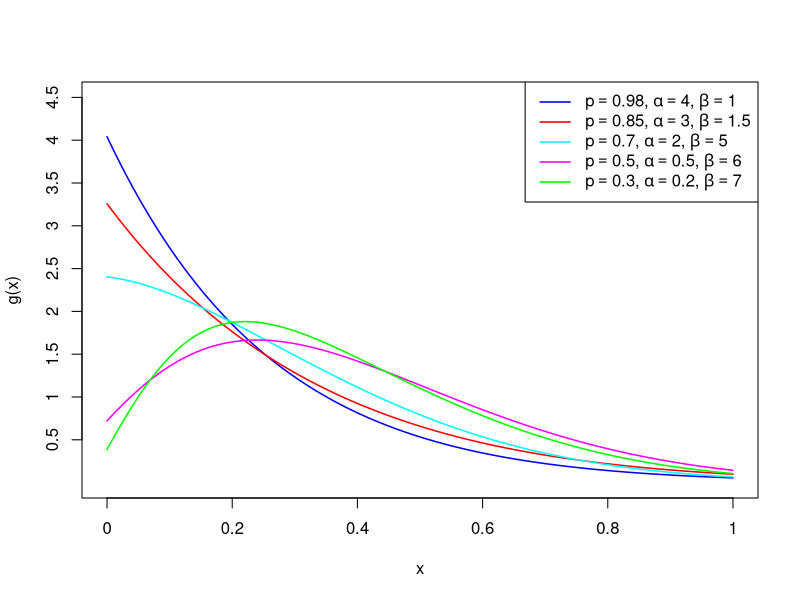
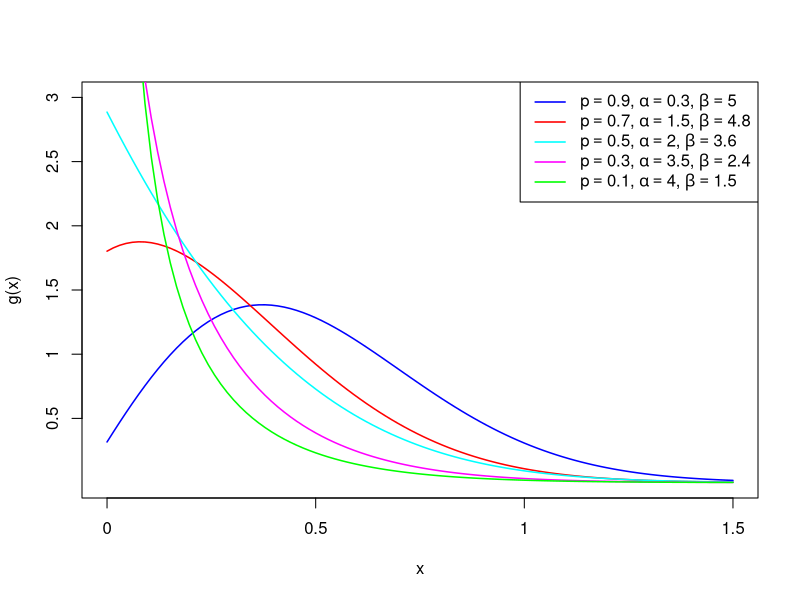
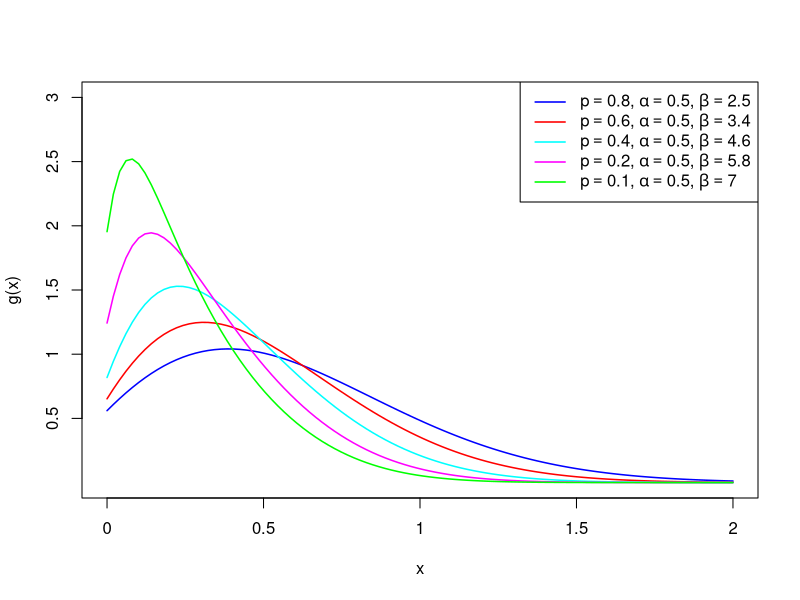
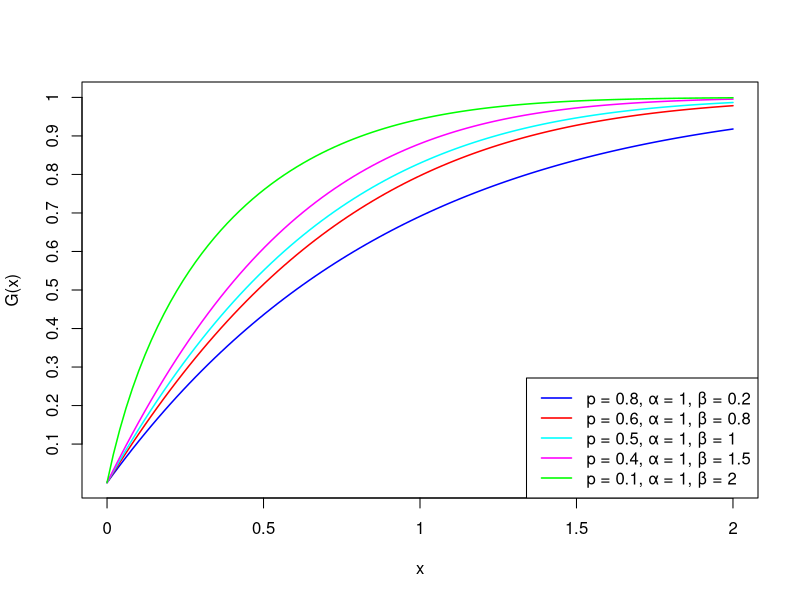
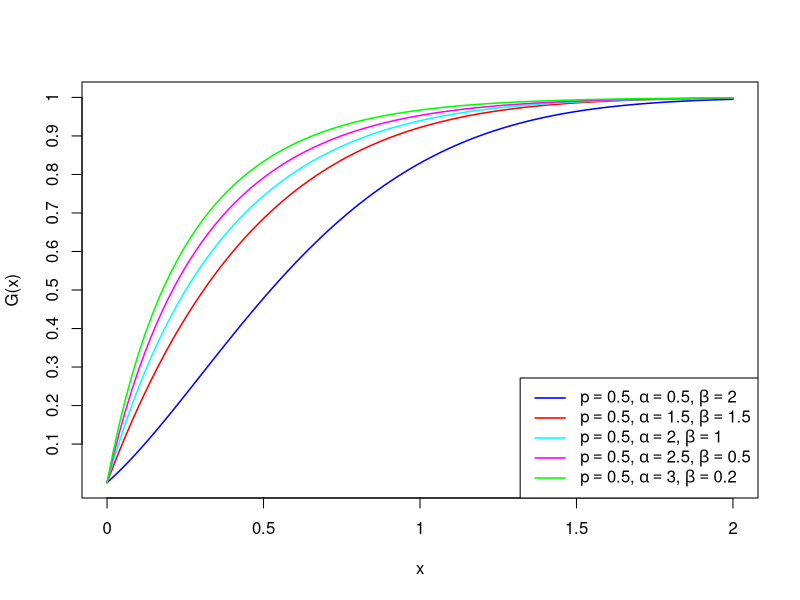
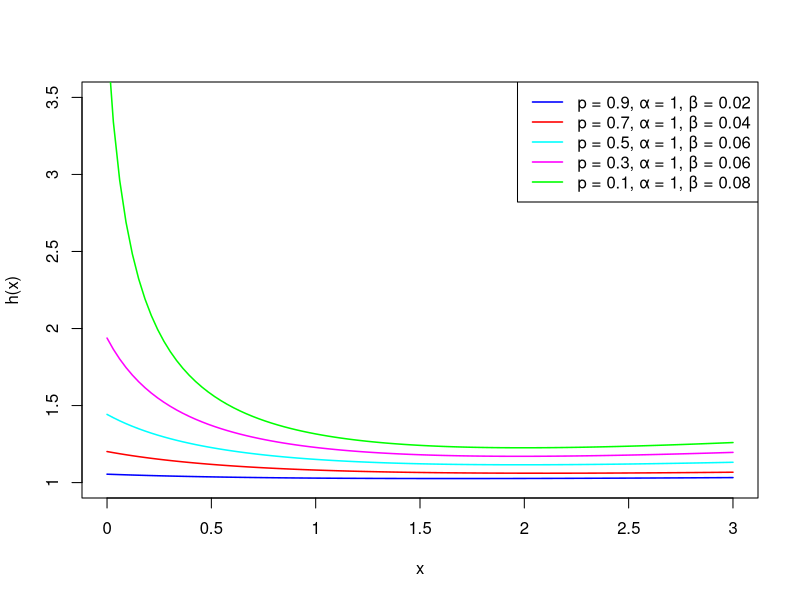
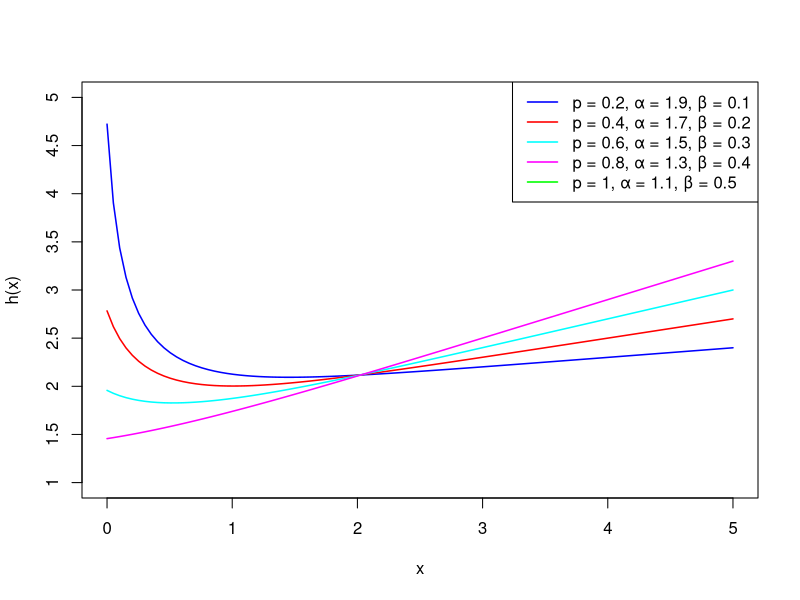
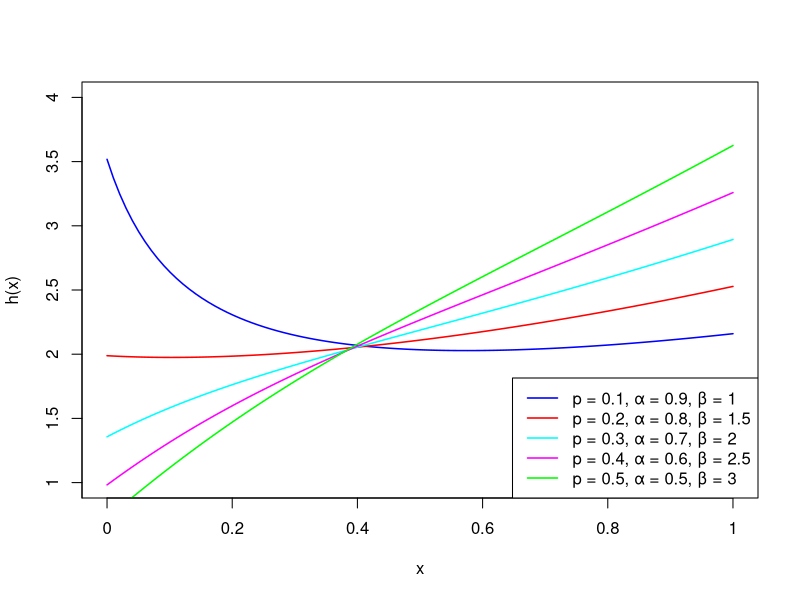

Here is the R script that generated these plots, in order:
#---------------------------------------------
  #PDF of plot (a) R code for Log-LFR distribution
  #-------------------------------------------
rm(list = ls())

x <- seq(0, 1, length.out = 100)

pva <- c(0.98, 0.85, 0.70, 0.50, 0.30)
alphava <- c(4.0, 3.0, 2.0, 0.5, 0.2)
betava <- c(1.0, 1.5, 5.0, 6.0, 7.0)

cols <- c("blue","red","cyan","magenta","green")

for(i in 1:5){
  
  p <- pva[i]
  alpha <- alphava[i]
  beta <- betava[i]
  
  W1 <- exp(-(alpha*x + (beta/2)*(x^2)))
  
  h <- ((p-1)*(alpha + beta*x)*W1) /
    ((1-(1-p)*W1)*(log(p)))
  
  if(i==1){
    plot(x, h, type="l",
         col=cols[i], lwd=1.5,
         xlab="x", ylab="g(x)",
         xlim=c(0,1),
         ylim=c(0,4.5),
         xaxt="n", yaxt="n")
  } else {
    lines(x, h, col=cols[i], lwd=1.5)
  }
}
axis(1,
     at = seq(0,1,0.2),
     labels = c("0","0.2","0.4","0.6","0.8","1"))

axis(2,
     at = seq(0.5 ,4.5,0.5),
     labels = c("0.5", "1","1.5","2","2.5","3","3.5","4","4.5"))

legend("topright",legend=c(expression(p==0.98*","~alpha==4.0*","~beta==1.0),
                              expression(p==0.85*","~alpha==3.0*","~beta==1.5),
                              expression(p==0.70*","~alpha==2.0*","~beta==5.0),
                              expression(p==0.50*","~alpha==0.5*","~beta==6.0),
                              expression(p==0.30*","~alpha==0.2*","~beta==7.0)),
              col=cols, lwd=1.5)

  #-----------------------------------------
#PDF of plot (b) R code for Log-LFR Distribution
#-------------------------------------------
  rm(list = ls())

x <- seq(0, 1.5, length.out = 100)

pva <- c(0.9, 0.7, 0.5, 0.3, 0.1)
alphava <- c(0.3, 1.5, 2.0, 3.5, 4.0)
betava <- c(5.0, 4.8, 3.6, 2.4, 1.5)

cols <- c("blue","red","cyan","magenta","green")

for(i in 1:5){
  
  p <- pva[i]
  alpha <- alphava[i]
  beta <- betava[i]
  
  W1 <- exp(-(alpha*x + (beta/2)*(x^2)))
  
  h <- ((p-1)*(alpha + beta*x)*W1) /
    ((1-(1-p)*W1)*(log(p)))
  
  if(i==1){
    plot(x, h, type="l",
         col=cols[i], lwd=1.5,
         xlab="x", ylab="g(x)",
         xlim=c(0,1.5),
         ylim=c(0,3),
         xaxt="n", yaxt="n")
  } else {
    lines(x, h, col=cols[i], lwd=1.5)
  }
}
axis(1,
     at = seq(0,1.5,0.5),
     labels = c("0","0.5","1","1.5"))

axis(2,
     at = seq(0.5,3,0.5),
     labels = c("0.5", "1","1.5","2","2.5","3"))

legend("topright",legend=c(expression(p==0.9*","~alpha==0.3*","~beta==5.0),
                           expression(p==0.7*","~alpha==1.5*","~beta==4.8),
                           expression(p==0.5*","~alpha==2.0*","~beta==3.6),
                           expression(p==0.3*","~alpha==3.5*","~beta==2.4),
                           expression(p==0.1*","~alpha==4.0*","~beta==1.5)),
       col=cols, lwd=1.5)
  #-----------------------------------------
#PDF of plot (c) R code for Log-LFR Distribution
#-------------------------------------------
  rm(list = ls())

x <- seq(0, 2, length.out = 100)

pva <- c(0.8, 0.6, 0.4, 0.2, 0.1)
alphava <- c(0.5, 0.5, 0.5, 0.5, 0.5)
betava <- c(2.5, 3.4, 4.6, 5.8, 7.0)

cols <- c("blue","red","cyan","magenta","green")

for(i in 1:5){
  
  p <- pva[i]
  alpha <- alphava[i]
  beta <- betava[i]
  
  W1 <- exp(-(alpha*x + (beta/2)*(x^2)))
  
  h <- ((p-1)*(alpha + beta*x)*W1) /
    ((1-(1-p)*W1)*(log(p)))
  
  if(i==1){
    plot(x, h, type="l",
         col=cols[i], lwd=1.5,
         xlab="x", ylab="g(x)",
         xlim=c(0,2),
         ylim=c(0,3),
         xaxt="n", yaxt="n")
  } else {
    lines(x, h, col=cols[i], lwd=1.5)
  }
}
axis(1,
     at = seq(0,2,0.5),
     labels = c("0","0.5","1","1.5","2"))

axis(2,
     at = seq(0.5,3,0.5),
     labels = c("0.5", "1","1.5","2","2.5","3"))

legend("topright",legend=c(expression(p==0.8*","~alpha==0.5*","~beta==2.5),
                           expression(p==0.6*","~alpha==0.5*","~beta==3.4),
                           expression(p==0.4*","~alpha==0.5*","~beta==4.6),
                           expression(p==0.2*","~alpha==0.5*","~beta==5.8),
                           expression(p==0.1*","~alpha==0.5*","~beta==7.0)),
       col=cols, lwd=1.5)
 #-----------------------------------------
#CDF plot (a) R code for Log-LFR Distribution
#-------------------------------------------
  rm(list = ls())

x <- seq(0, 2, length.out = 100)
pva <- c(0.8, 0.6, 0.5, 0.4, 0.1)
alphava <- c(1, 1, 1, 1, 1)
betava <- c(0.2, 0.8, 1, 1.5, 2)

cols <- c("blue","red","cyan","magenta","green")

for(i in 1:5){
  
  p <- pva[i]
  alpha <- alphava[i]
  beta <- betava[i]
  
  W1 <- exp(-(alpha*x + (beta/2)*(x^2)))
  
  h <- 1-log(1-(1-p)*W1)/log(p)
  
  if(i==1){
    plot(x, h, type="l",
         col=cols[i], lwd=1.5,
         xlab="x", ylab="G(x)",
         xlim=c(0,2),
         ylim=c(0,1),
         xaxt="n", yaxt="n")
  } else {
    lines(x, h, col=cols[i], lwd=1.5)
  }
}
axis(1,
     at = seq(0,2,0.5),
     labels = c("0","0.5","1","1.5","2"))

axis(2,
     at = seq(0.1 ,1,0.1),
     labels = c("0.1", "0.2","0.3","0.4","0.5","0.6","0.7","0.8","0.9","1"))

legend("bottomright",
       legend=c("p = 0.8, α = 1, β = 0.2",
                "p = 0.6, α = 1, β = 0.8",
                "p = 0.5, α = 1, β = 1",
                "p = 0.4, α = 1, β = 1.5",
                "p = 0.1, α = 1, β = 2"),
       col=cols, lwd=1.5)
 #-----------------------------------------
#CDF plot (b) R code for Log-LFR Distribution
#-------------------------------------------
  rm(list = ls())

x <- seq(0, 2, length.out = 100)
pva <- c(0.5, 0.5, 0.5, 0.5, 0.5)
alphava <- c(0.5, 1.5, 2, 2.5, 3)
betava <- c(2, 1.5, 1, 0.5, 0.2)

cols <- c("blue","red","cyan","magenta","green")

for(i in 1:5){
  
  p <- pva[i]
  alpha <- alphava[i]
  beta <- betava[i]
  
  W1 <- exp(-(alpha*x + (beta/2)*(x^2)))
  
  h <- 1-log(1-(1-p)*W1)/log(p)
  
  if(i==1){
    plot(x, h, type="l",
         col=cols[i], lwd=1.5,
         xlab="x", ylab="G(x)",
         xlim=c(0,2),
         ylim=c(0,1),
         xaxt="n", yaxt="n")
  } else {
    lines(x, h, col=cols[i], lwd=1.5)
  }
}
axis(1,
     at = seq(0,2,0.5),
     labels = c("0","0.5","1","1.5","2"))

axis(2,
     at = seq(0.1 ,1,0.1),
     labels = c("0.1", "0.2","0.3","0.4","0.5","0.6","0.7","0.8","0.9","1"))

legend("bottomright",
       legend=c(expression(p==0.5*","~alpha==0.5*","~beta==2),
                expression(p==0.5*","~alpha==1.5*","~beta==1.5),
                expression(p==0.5*","~alpha==2*","~beta==1),
                expression(p==0.5*","~alpha==2.5*","~beta==0.5),
                expression(p==0.5*","~alpha==3*","~beta==0.2)),
       col=cols, lwd=1.5)
  #-----------------------------------------
#HRF plot (a) R code for Log-LFR Distribution
#-------------------------------------------
  rm(list = ls())

x <- seq(0, 3, length.out = 100)

pva <- c(0.9, 0.7, 0.5, 0.3, 0.1)
ava <- c(1, 1, 1, 1, 1)
bva <- c(0.01, 0.02, 0.04, 0.06, 0.08)

cols <- c("blue","red","cyan","magenta","green")

for(i in 1:5){
  
  p <- pva[i]
  a <- ava[i]
  b <- bva[i]
  
  W1 <- exp(-(a*x + (b/2)*(x^2)))
  
  h <- ((p-1)*(a + b*x)*W1) /
    ((1-(1-p)*W1)*(log(1-(1-p)*W1)))
  
  if(i==1){
    plot(x, h, type="l",
         col=cols[i], lwd=1.5,
         xlab="x", ylab="h(x)",
         xlim=c(0,3),
         ylim=c(1,3.5),
         xaxt="n", yaxt="n")
  } else {
    lines(x, h, col=cols[i], lwd=1.5)
  }
}

axis(1,
     at = seq(0,3,0.5),
     labels = c("0","0.5","1","1.5","2","2.5","3"))

axis(2,
     at = seq(1,3.5,0.5),
     labels = c("1","1.5","2","2.5","3","3.5"))

legend("topright",
       legend=c("p = 0.9, α = 1, β = 0.02",
                "p = 0.7, α = 1, β = 0.04",
                "p = 0.5, α = 1, β = 0.06",
                "p = 0.3, α = 1, β = 0.06",
                "p = 0.1, α = 1, β = 0.08"),
       col=cols, lwd=1.5)
  #-----------------------------------------
#HRF plot (b) R code for Log-LFR Distribution
#-------------------------------------------
  rm(list = ls())

x <- seq(0, 5, length.out = 100)

pva <- c(0.2, 0.4, 0.6, 0.8, 1)
alphava <- c(1.9, 1.7, 1.5, 1.3, 1.1)
betava <- c(0.1, 0.2, 0.3, 0.4, 0.5)

cols <- c("blue","red","cyan","magenta","green")

for(i in 1:5){
  
  p <- pva[i]
  alpha <- alphava[i]
  beta <- betava[i]
  
  W1 <- exp(-(alpha*x + (beta/2)*(x^2)))
  
  h <- ((p-1)*(alpha + beta*x)*W1) /
    ((1-(1-p)*W1)*(log(1-(1-p)*W1)))
  
  if(i==1){
    plot(x, h, type="l",
         col=cols[i], lwd=1.5,
         xlab="x", ylab="h(x)",
         xlim=c(0,5),
         ylim=c(1,5),
         xaxt="n", yaxt="n")
  } else {
    lines(x, h, col=cols[i], lwd=1.5)
  }
}

axis(1,
     at = seq(0,5),
     labels = c("0","1","2","3","4","5"))

axis(2,
     at = seq(1,5,0.5),
     labels = c("1","1.5","2","2.5","3","3.5", "4","4.5","5"))

legend("topright",
       legend=c("p = 0.2, α = 1.9, β = 0.1",
                "p = 0.4, α = 1.7, β = 0.2",
                "p = 0.6, α = 1.5, β = 0.3",
                "p = 0.8, α = 1.3, β = 0.4",
                "p = 1, α = 1.1, β = 0.5"),
       col=cols, lwd=1.5)
  #-----------------------------------------
#HRF plot (c) R code for Log-LFR Distribution
#-------------------------------------------
  rm(list = ls())

x <- seq(0, 1, length.out = 100)

pva <- c(0.1, 0.2, 0.3, 0.4, 0.5)
alphava <- c(0.9, 0.8, 0.7, 0.6, 0.5)
betava <- c(1, 1.5, 2, 2.5, 3)

cols <- c("blue","red","cyan","magenta","green")

for(i in 1:5){
  
  p <- pva[i]
  alpha <- alphava[i]
  beta <- betava[i]
  
  W1 <- exp(-(alpha*x + (beta/2)*(x^2)))
  
  h <- ((p-1)*(alpha + beta*x)*W1) /
    ((1-(1-p)*W1)*(log(1-(1-p)*W1)))
  
  if(i==1){
    plot(x, h, type="l",
         col=cols[i], lwd=1.5,
         xlab="x", ylab="h(x)",
         xlim=c(0,1),
         ylim=c(1,4),
         xaxt="n", yaxt="n")
  } else {
    lines(x, h, col=cols[i], lwd=1.5)
  }
}
axis(1,
     at = seq(0,1,0.2),
     labels = c("0","0.2","0.4","0.6","0.8","1"))

axis(2,
     at = seq(0.5 ,4,0.5),
     labels = c("0.5", "1","1.5","2","2.5","3","3.5","4"))

legend("bottomright",
       legend=c("p = 0.1, α = 0.9, β = 1",
                "p = 0.2, α = 0.8, β = 1.5",
                "p = 0.3, α = 0.7, β = 2",
                "p = 0.4, α = 0.6, β = 2.5",
                "p = 0.5, α = 0.5, β = 3"),
       col=cols, lwd=1.5)
